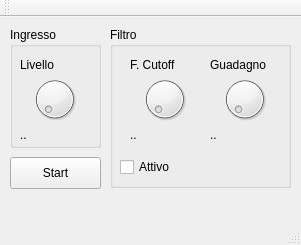
<?xml version="1.0" encoding="UTF-8"?>
<ui version="4.0">
 <class>MainWindow</class>
 <widget class="QMainWindow" name="MainWindow">
  <property name="geometry">
   <rect>
    <x>0</x>
    <y>0</y>
    <width>301</width>
    <height>245</height>
   </rect>
  </property>
  <property name="windowTitle">
   <string>MainWindow</string>
  </property>
  <property name="autoFillBackground">
   <bool>false</bool>
  </property>
  <widget class="QWidget" name="centralWidget">
   <widget class="QGroupBox" name="groupBox_2">
    <property name="geometry">
     <rect>
      <x>10</x>
      <y>10</y>
      <width>91</width>
      <height>121</height>
     </rect>
    </property>
    <property name="title">
     <string>Ingresso</string>
    </property>
    <widget class="QDial" name="m_inputLevelDial">
     <property name="geometry">
      <rect>
       <x>20</x>
       <y>40</y>
       <width>49</width>
       <height>64</height>
      </rect>
     </property>
     <property name="minimum">
      <number>1</number>
     </property>
     <property name="maximum">
      <number>100</number>
     </property>
    </widget>
    <widget class="QLabel" name="label_13">
     <property name="geometry">
      <rect>
       <x>10</x>
       <y>30</y>
       <width>70</width>
       <height>16</height>
      </rect>
     </property>
     <property name="text">
      <string>Livello</string>
     </property>
    </widget>
    <widget class="QLabel" name="m_inputLevelLabel">
     <property name="geometry">
      <rect>
       <x>10</x>
       <y>100</y>
       <width>71</width>
       <height>16</height>
      </rect>
     </property>
     <property name="text">
      <string>..</string>
     </property>
    </widget>
   </widget>
   <widget class="QGroupBox" name="groupBox_4">
    <property name="geometry">
     <rect>
      <x>110</x>
      <y>10</y>
      <width>181</width>
      <height>161</height>
     </rect>
    </property>
    <property name="title">
     <string>Filtro</string>
    </property>
    <widget class="QCheckBox" name="m_FilterEnable">
     <property name="geometry">
      <rect>
       <x>10</x>
       <y>130</y>
       <width>86</width>
       <height>20</height>
      </rect>
     </property>
     <property name="text">
      <string>Attivo</string>
     </property>
    </widget>
    <widget class="QDial" name="m_filterGainDial">
     <property name="geometry">
      <rect>
       <x>110</x>
       <y>40</y>
       <width>49</width>
       <height>64</height>
      </rect>
     </property>
     <property name="sizePolicy">
      <sizepolicy hsizetype="Preferred" vsizetype="Preferred">
       <horstretch>0</horstretch>
       <verstretch>0</verstretch>
      </sizepolicy>
     </property>
     <property name="minimum">
      <number>1</number>
     </property>
     <property name="maximum">
      <number>200</number>
     </property>
    </widget>
    <widget class="QLabel" name="label_15">
     <property name="geometry">
      <rect>
       <x>100</x>
       <y>30</y>
       <width>70</width>
       <height>16</height>
      </rect>
     </property>
     <property name="text">
      <string>Guadagno</string>
     </property>
    </widget>
    <widget class="QLabel" name="m_filterGainLabel">
     <property name="geometry">
      <rect>
       <x>100</x>
       <y>100</y>
       <width>71</width>
       <height>16</height>
      </rect>
     </property>
     <property name="text">
      <string>..</string>
     </property>
    </widget>
    <widget class="QDial" name="m_filterCutoffDial">
     <property name="geometry">
      <rect>
       <x>30</x>
       <y>40</y>
       <width>49</width>
       <height>64</height>
      </rect>
     </property>
     <property name="minimum">
      <number>40</number>
     </property>
     <property name="maximum">
      <number>20000</number>
     </property>
    </widget>
    <widget class="QLabel" name="label_17">
     <property name="geometry">
      <rect>
       <x>20</x>
       <y>30</y>
       <width>70</width>
       <height>16</height>
      </rect>
     </property>
     <property name="text">
      <string>F. Cutoff</string>
     </property>
    </widget>
    <widget class="QLabel" name="m_FilterCutoffLabel">
     <property name="geometry">
      <rect>
       <x>20</x>
       <y>100</y>
       <width>71</width>
       <height>16</height>
      </rect>
     </property>
     <property name="text">
      <string>..</string>
     </property>
    </widget>
   </widget>
   <widget class="QPushButton" name="m_start">
    <property name="geometry">
     <rect>
      <x>10</x>
      <y>140</y>
      <width>91</width>
      <height>32</height>
     </rect>
    </property>
    <property name="text">
     <string>Start</string>
    </property>
   </widget>
  </widget>
  <widget class="QMenuBar" name="menuBar">
   <property name="geometry">
    <rect>
     <x>0</x>
     <y>0</y>
     <width>301</width>
     <height>21</height>
    </rect>
   </property>
  </widget>
  <widget class="QToolBar" name="mainToolBar">
   <attribute name="toolBarArea">
    <enum>TopToolBarArea</enum>
   </attribute>
   <attribute name="toolBarBreak">
    <bool>false</bool>
   </attribute>
  </widget>
  <widget class="QStatusBar" name="statusBar"/>
  <action name="actionChiudi">
   <property name="text">
    <string>Chiudi</string>
   </property>
  </action>
 </widget>
 <layoutdefault spacing="6" margin="11"/>
 <resources/>
 <connections/>
</ui>
